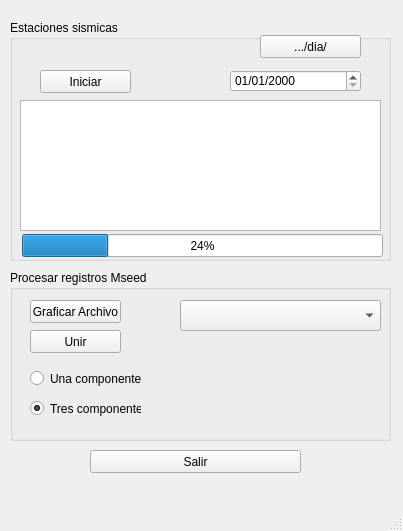
<?xml version="1.0" encoding="UTF-8"?>
<ui version="4.0">
 <class>MainWindow</class>
 <widget class="QMainWindow" name="MainWindow">
  <property name="geometry">
   <rect>
    <x>0</x>
    <y>0</y>
    <width>403</width>
    <height>531</height>
   </rect>
  </property>
  <property name="windowTitle">
   <string>MainWindow</string>
  </property>
  <widget class="QWidget" name="centralwidget">
   <widget class="QGroupBox" name="groupBox">
    <property name="geometry">
     <rect>
      <x>10</x>
      <y>270</y>
      <width>381</width>
      <height>171</height>
     </rect>
    </property>
    <property name="title">
     <string>Procesar registros Mseed</string>
    </property>
    <widget class="QPushButton" name="Btn_unir">
     <property name="geometry">
      <rect>
       <x>20</x>
       <y>60</y>
       <width>91</width>
       <height>23</height>
      </rect>
     </property>
     <property name="text">
      <string>Unir</string>
     </property>
    </widget>
    <widget class="QRadioButton" name="RB_1_componente">
     <property name="geometry">
      <rect>
       <x>20</x>
       <y>100</y>
       <width>121</width>
       <height>17</height>
      </rect>
     </property>
     <property name="text">
      <string>Una componente</string>
     </property>
    </widget>
    <widget class="QRadioButton" name="RB_3_componente">
     <property name="geometry">
      <rect>
       <x>20</x>
       <y>130</y>
       <width>111</width>
       <height>17</height>
      </rect>
     </property>
     <property name="text">
      <string>Tres componentes</string>
     </property>
     <property name="checked">
      <bool>true</bool>
     </property>
    </widget>
    <widget class="QComboBox" name="comboBox">
     <property name="geometry">
      <rect>
       <x>170</x>
       <y>30</y>
       <width>201</width>
       <height>31</height>
      </rect>
     </property>
    </widget>
    <widget class="QPushButton" name="Btn_graficar">
     <property name="geometry">
      <rect>
       <x>20</x>
       <y>30</y>
       <width>91</width>
       <height>23</height>
      </rect>
     </property>
     <property name="text">
      <string>Graficar Archivo</string>
     </property>
    </widget>
    <widget class="QLabel" name="Lbl_Mensajes">
     <property name="enabled">
      <bool>true</bool>
     </property>
     <property name="geometry">
      <rect>
       <x>20</x>
       <y>170</y>
       <width>341</width>
       <height>31</height>
      </rect>
     </property>
     <property name="font">
      <font>
       <family>Arial</family>
       <pointsize>14</pointsize>
      </font>
     </property>
     <property name="text">
      <string/>
     </property>
    </widget>
   </widget>
   <widget class="QGroupBox" name="groupBox_2">
    <property name="geometry">
     <rect>
      <x>10</x>
      <y>20</y>
      <width>381</width>
      <height>241</height>
     </rect>
    </property>
    <property name="title">
     <string>Estaciones sismicas</string>
    </property>
    <widget class="QPushButton" name="Btn_Iniciar">
     <property name="geometry">
      <rect>
       <x>30</x>
       <y>50</y>
       <width>91</width>
       <height>23</height>
      </rect>
     </property>
     <property name="text">
      <string>Iniciar</string>
     </property>
    </widget>
    <widget class="QPushButton" name="Btn_drive">
     <property name="geometry">
      <rect>
       <x>250</x>
       <y>15</y>
       <width>101</width>
       <height>23</height>
      </rect>
     </property>
     <property name="text">
      <string>.../dia/</string>
     </property>
    </widget>
    <widget class="QLabel" name="Lbl_directorio">
     <property name="enabled">
      <bool>true</bool>
     </property>
     <property name="geometry">
      <rect>
       <x>30</x>
       <y>90</y>
       <width>331</width>
       <height>21</height>
      </rect>
     </property>
     <property name="font">
      <font>
       <family>Arial</family>
       <pointsize>8</pointsize>
      </font>
     </property>
     <property name="autoFillBackground">
      <bool>false</bool>
     </property>
     <property name="text">
      <string/>
     </property>
     <property name="pixmap">
      <pixmap>../../Users/Administrador/Downloads/logo rsa_pequeño.jpg</pixmap>
     </property>
    </widget>
    <widget class="QDateEdit" name="dateEdit">
     <property name="geometry">
      <rect>
       <x>220</x>
       <y>50</y>
       <width>131</width>
       <height>22</height>
      </rect>
     </property>
     <property name="showGroupSeparator" stdset="0">
      <bool>false</bool>
     </property>
     <property name="displayFormat">
      <string>dd/MM/yyyy</string>
     </property>
     <property name="calendarPopup">
      <bool>false</bool>
     </property>
    </widget>
    <widget class="QLabel" name="Lbl_directorio_2">
     <property name="enabled">
      <bool>true</bool>
     </property>
     <property name="geometry">
      <rect>
       <x>30</x>
       <y>120</y>
       <width>330</width>
       <height>21</height>
      </rect>
     </property>
     <property name="font">
      <font>
       <family>Arial</family>
       <pointsize>8</pointsize>
      </font>
     </property>
     <property name="autoFillBackground">
      <bool>false</bool>
     </property>
     <property name="text">
      <string/>
     </property>
     <property name="pixmap">
      <pixmap>../../Users/Administrador/Downloads/logo rsa_pequeño.jpg</pixmap>
     </property>
    </widget>
    <widget class="QTextEdit" name="area_texto">
     <property name="geometry">
      <rect>
       <x>10</x>
       <y>80</y>
       <width>361</width>
       <height>131</height>
      </rect>
     </property>
    </widget>
    <widget class="QProgressBar" name="progressBar">
     <property name="geometry">
      <rect>
       <x>12</x>
       <y>214</y>
       <width>361</width>
       <height>23</height>
      </rect>
     </property>
     <property name="value">
      <number>24</number>
     </property>
    </widget>
   </widget>
   <widget class="QPushButton" name="Btn_Salir">
    <property name="geometry">
     <rect>
      <x>90</x>
      <y>450</y>
      <width>211</width>
      <height>23</height>
     </rect>
    </property>
    <property name="text">
     <string>Salir</string>
    </property>
   </widget>
  </widget>
  <widget class="QMenuBar" name="menubar">
   <property name="geometry">
    <rect>
     <x>0</x>
     <y>0</y>
     <width>403</width>
     <height>21</height>
    </rect>
   </property>
  </widget>
  <widget class="QStatusBar" name="statusbar"/>
 </widget>
 <resources/>
 <connections/>
</ui>
